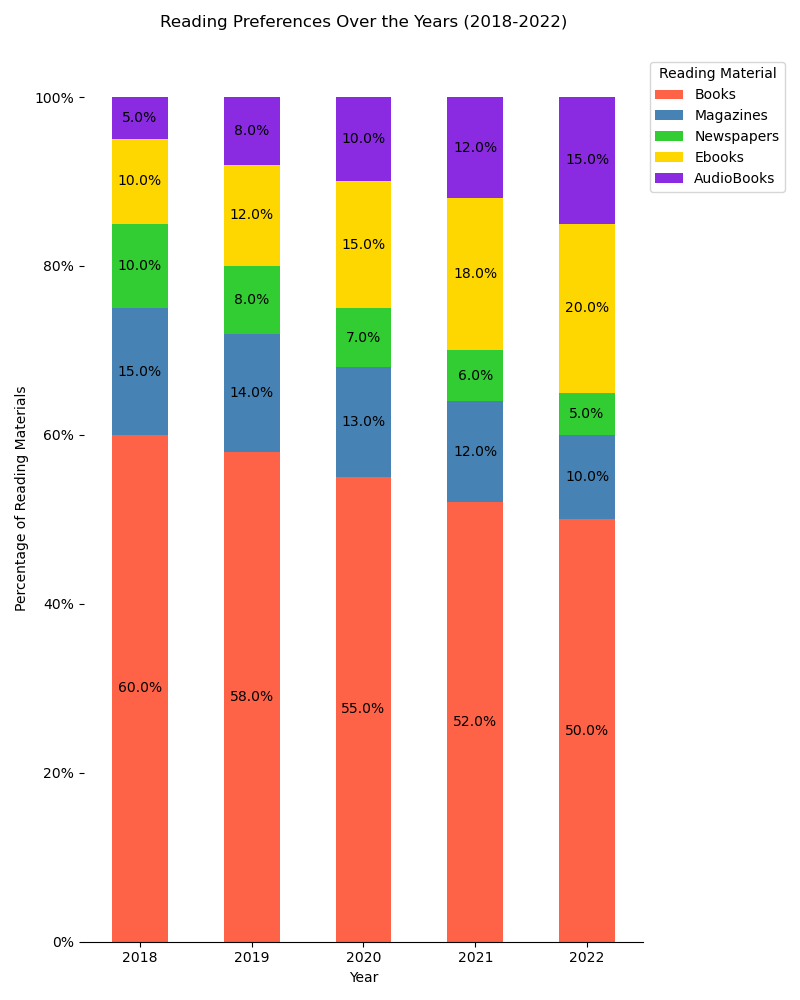

Generate this figure with Python:

import pandas as pd
import seaborn as sns
import matplotlib.pyplot as plt
from matplotlib.ticker import FixedFormatter

# Creating the dataframe
data = {
    'Year': ['2018', '2019', '2020', '2021', '2022'],
    'Books': [60, 58, 55, 52, 50],
    'Magazines': [15, 14, 13, 12, 10],
    'Newspapers': [10, 8, 7, 6, 5],
    'Ebooks': [10, 12, 15, 18, 20],
    'AudioBooks': [5, 8, 10, 12, 15]
}
df = pd.DataFrame(data)
df.set_index('Year', inplace=True)

# Convert to percentages
df_percentage = df.div(df.sum(axis=1), axis=0) * 100

# Starting the stackplot
fig, ax = plt.subplots(figsize=(8, 10))
df_percentage.plot(kind='bar', stacked=True, width=0.5, color=['#FF6347', '#4682B4', '#32CD32', '#FFD700', '#8A2BE2'], ax=ax)

# Adding the percentage labels on each bar
for c in ax.containers:
    labels = [f'{w:.1f}%' for w in c.datavalues]
    ax.bar_label(c, labels=labels, label_type='center')

ax.set_ylabel('Percentage of Reading Materials')
ax.set_xlabel('Year')
ax.set_title('Reading Preferences Over the Years (2018-2022)', pad=20)
ax.yaxis.set_major_formatter(FixedFormatter(['0%', '20%', '40%', '60%', '80%', '100%']))

plt.xticks(rotation=0)
plt.legend(title='Reading Material', loc='upper left', bbox_to_anchor=(1, 1))
sns.despine(left=True)

plt.tight_layout()
plt.show()
